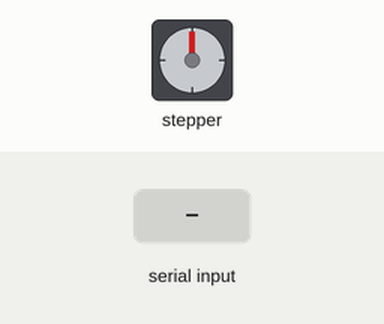
The sketch below on a simulated Arduino Uno, built with avr-gcc and run on an emulated ATmega328P. Shown: stepper motor. The test bench sets the inputs (shaded band). Stepper angles assume 200 steps per turn; what the sketch prints to the serial monitor is not drawn.

Above: at 1.2 s.
1.3 s: "f" received over Serial
At 1.45 s:
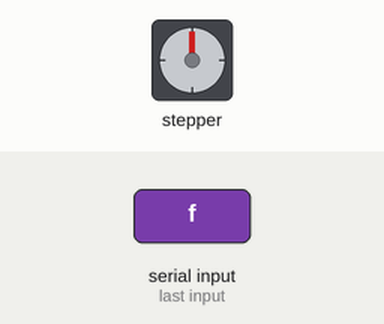
At 2.06 s:
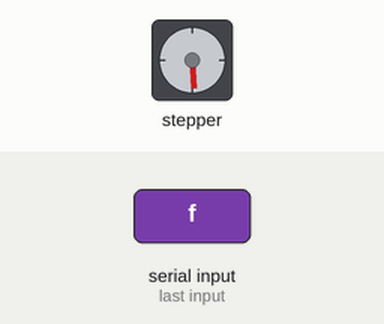
4.3 s: "k" received over Serial
At 4.49 s:
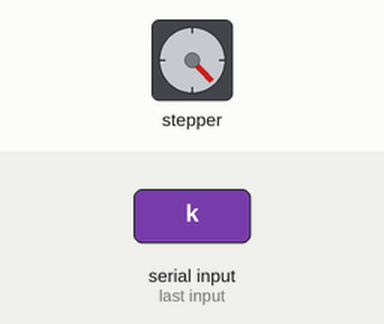
7.3 s: "f" received over Serial
10.3 s: "k" received over Serial
Timing chart, 0 to 14.3 s (numbered marks = the images above; inputs shaded):
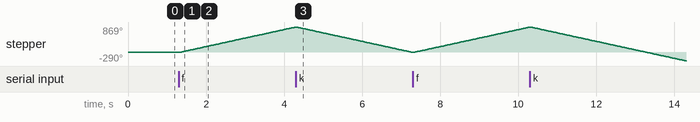

Measured:
- after the input at 1.3 s, stepper: keeps turning clockwise at about 290°/s, starting at once

The sketch:

Firmware.ino
```cpp
/*
Drawing Machine Firmware v0.0.1

@author : Adi Azulay

*/

bool endStop = false;
bool manualMoveForward  = false;
bool manualMoveBackward = false;

#include <Wire.h>
#include <Adafruit_MotorShield.h>
#include "utility/Adafruit_PWMServoDriver.h"

#define ARM_END_STOP_PIN    3  // arm end limit
#define ARM_HOME_STOP_PIN   4  // arm home limit (0 mm)

//Create shield object
Adafruit_MotorShield motorShield = Adafruit_MotorShield ();


//connect stepper
Adafruit_StepperMotor *armMotor = motorShield.getStepper (200, 1);


void setup() {
  // put your setup code here, to run once:
  Serial.begin(115200);
  Serial.println("Drawing Machine bootting up.");

  motorShield.begin();

  armMotor ->setSpeed(50);

}

void loop() {
  listenSerial();
  if (manualMoveForward == true) {
    armMotor->step(1, FORWARD, DOUBLE);
  }
  else if (manualMoveBackward == true) {
    armMotor->step(1, BACKWARD, DOUBLE);
  }
  else {
    armMotor->step(0, FORWARD, DOUBLE);
  }
}
```

SERIAL_API.ino
```cpp
 void listenSerial () {
   if(Serial.available() > 0) {
    char readByte = Serial.read();
    if(readByte == 'f') { // move arm forward
      manualMoveBackward = false;
      manualMoveForward  = true;

    } else if(readByte == 'k') { // move arm backward
      manualMoveForward  = false;
      manualMoveBackward = true;

    }

    else {
      manualMoveForward  = false;
      manualMoveBackward = false;
    }
  }
}
```
